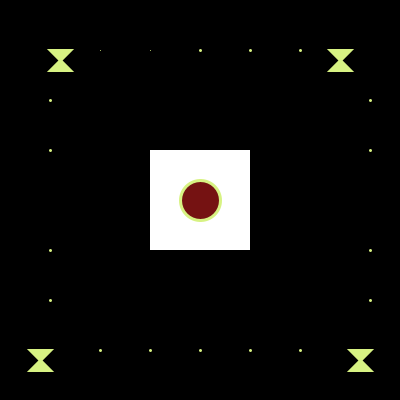
Frame 1 (no input)
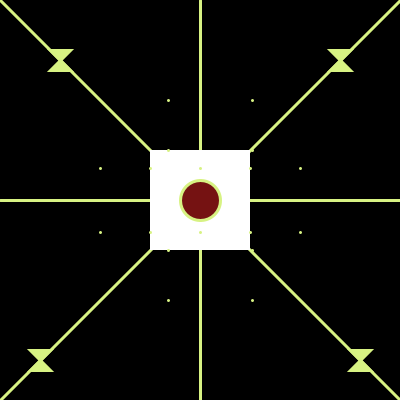
Frame 60 (the mouse pressed at the canvas centre just before this capture)
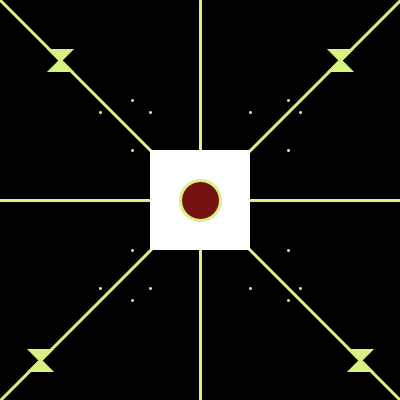
Frame 120 (the mouse held since frame 60 and released just before this capture)

The Processing sketch that drew these frames (run headless with seeded random() and noise(); from frame 60 on, the mouse is pressed at the canvas centre):

// Processing sketch: natalias02t00
// ── natalias02t00.pde
int x, x1, x2, x3, x4, x5, x6, x7, x8, x9, x10, x11, x12, x13,x14, x15,x16,x17, x18,x19, y, y1, y2, y3, y4, y5, y6, y7, y8, y9, y10, y11, y12, y13, y14, y15, y16, y17, y18,y19;
color blanco;
color negro;
color burdeo;
color verde;

void setup() {
  size(400,400);  //tamaño
  
  x = 100;
  x1 = 150;
  x2 = 200;
  x3 = 250;
  x4 = 300;
  x5 = 350;
  x6 = 100;
  x7 = 150;
  x8 = 200;
  x9 = 250;
  x10 = 300;
  x11 = 350;
  x12 = 50;
  x13 = 50;
  x14 = 50;
  x15 = 50;
  
  x16 = 370;
  x17 = 370;
  x18 = 370;
  x19 = 370;
  
  y = 50;
  y1 = 50;
  y2 = 50;
  y3 = 50;
  y4 = 50;
  y5 = 50;
  y6 = 350;
  y7 = 350;
  y8 = 350;
  y9 = 350;
  y10 = 350;
  y11 = 350;
  y12 = 100;
  y13 = 150;
  y14 = 250;
  y15 = 300;
  
  y16 = 100;
  y17 = 150;
  y18 = 250;
  y19 = 300;
  
  blanco = color(#FFFFFF);
  negro = color(#000000);
  burdeo = color(#751212);
  verde =color(#D7F283);
}


void draw(){ 
 background (negro);
 line (0, 0, 400, 400);
 line (400, 0, 0, 400);
 line (0, 200, 400, 200);
  line (200, 0, 200, 400);
 fill (blanco);
 noStroke();
 
 rect (150, 150, 100, 100); // rect 1
 fill (blanco); 
 noStroke ();
 

 stroke (verde);
 
 point (x, y); // punto 1 -arriba
 fill (verde);

point (x1, y1); // punto 2 -arriba
strokeWeight (3);
point (x2, y2); // punto 3 -arriba
point (x3, y3); // punto 4 -arriba
point (x4, y4); // punto 5 -arriba
 
point (x6, y6); // punto 1 -abajo
point (x7, y7); // punto 2 -abajo
point (x8, y8); // punto 3 -abajo
point (x9, y9); // punto 4 -abajo
point (x10, y10); // punto 5 -abajo
 
point (x12, y12); // punto 1 -der
point (x13, y13); // punto 2 -der
point (x14, y14); // punto 3 -der
point (x14, y15); // punto 4 -der

point (x16, y16); // punto 1 -iz
point (x17, y17); // punto 2 -iz
point (x18, y18); // punto 3 -iz
point (x19, y19); // punto 4 -iz
 
 


 fill(burdeo);
 ellipse (200, 200, 40, 40);

 fill(verde);
 quad (30, 350, 50, 370, 30, 370, 50, 350); //quad abajo derecha
 quad (50, 50, 70, 50, 50, 70, 70, 70); //quad arriba derecha
 quad (330, 50, 350, 50, 330, 70, 350, 70); //quad arriba izquerda
 quad (350, 350, 370, 370, 350, 370, 370, 350); //quad abajo izquerda
 
//modificadores

y +=2;
y1 +=2;
y2 +=2;
y3 +=2;
y4 +=2;
y5 +=2;

y6 +=-2;
y7 +=-2;
y8 +=-2;
y9 +=-2;
y10 +=-2;
y11 +=-2;

x12 +=2;
x13 +=2;
x14 +=2;
x15 +=2;

x16 +=-2;
x17 +=-2;
x18 +=-2;
x19 +=-2;

 
}
